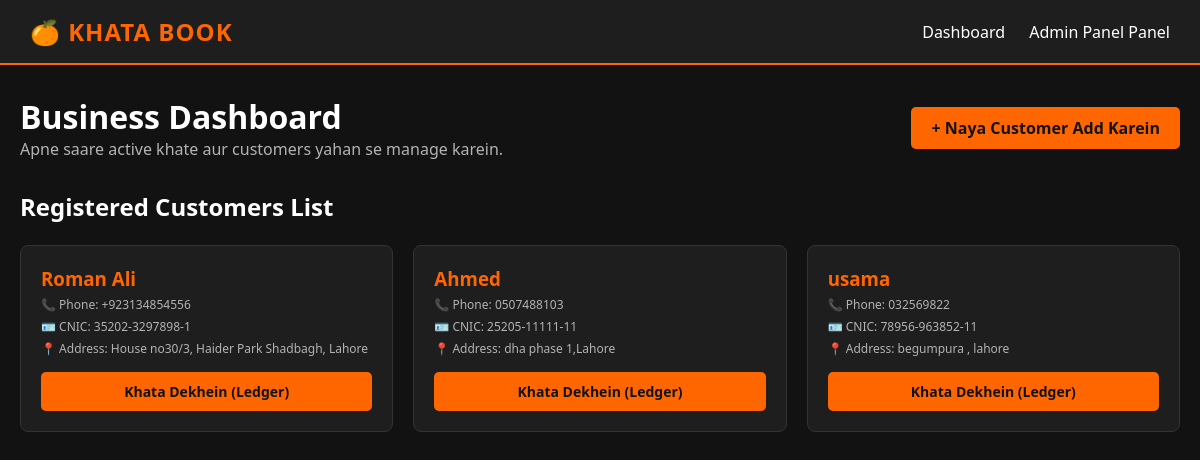
The page / on the database its author committed.
### cashbook/models.py (models this page shows, shortened)
class Customer(models.Model):
    name= models.CharField(max_length=255)
    cnic= models.CharField(max_length=15,unique=True)
    phone_no= models.CharField(max_length=15,unique=True)
    address= models.TextField()

### cashbook/views.py (the view)
# urls.py: path('', views.dashboard_view, name='dashboard'),\
def dashboard_view(request):
    customers = Customer.objects.all()
    context = {
        'customers': customers
    }
    return render(request, 'cashbook/dashboard.html', context)

### cashbook/templates/cashbook/dashboard.html (shortened to what this page needs)
{% extends 'cashbook/base.html' %}
{% block content %}
<div class="dashboard-header">
    <div>
        <h1>Business Dashboard</h1>
        <p style="color: var(--text-muted);">Apne saare active khate aur customers yahan se manage karein.</p>
    </div>
    <a href="/admin/cashbook/customer/add/" target="_blank" class="btn-orange">+ Naya Customer Add Karein</a>
</div>
<h2>Registered Customers List</h2>
<br>
<div class="customer-grid">
    {% for customer in customers %}
    <div class="card customer-card">
        <h3 style="color: var(--primary-orange);">{{ customer.name }}</h3>
        <p class="badge-info">📞 Phone: {{ customer.phone_no }}</p>
        <p class="badge-info">🪪 CNIC: {{ customer.cnic }}</p>
        <p class="badge-info" style="margin-bottom: 15px;">📍 Address: {{ customer.address }}</p>
        <a href="{% url 'customer_detail' customer.id %}" class="btn-orange" style="width: 100%; text-align: center; font-size: 14px;">
            Khata Dekhein (Ledger)
        </a>
    </div>
    {% empty %}
    <div class="card" style="grid-column: 1 / -1; text-align: center;">
        <p style="color: var(--text-muted);">Abhi tak koi customer register nahi hua. Admin panel se add karein!</p>
    </div>
    {% endfor %}
</div>
{% endblock %}

### cashbook/templates/cashbook/base.html (style rules this page uses)
:root { --bg-dark: #121212; --bg-card: #1e1e1e; --primary-orange: #ff6600; --text-light: #ffffff; --text-muted: #b3b3b3; --border-color: #333333; }
* { margin: 0; padding: 0; box-sizing: border-box; font-family: 'Segoe UI', Tahoma, Geneva, Verdana, sans-serif; }
body { background-color: var(--bg-dark); color: var(--text-light); min-height: 100vh; }
.card { background-color: var(--bg-card); border: 1px solid var(--border-color); border-radius: 8px; padding: 20px; margin-bottom: 20px; }
.btn-orange { background-color: var(--primary-orange); color: var(--bg-dark); border: none; padding: 10px 20px; border-radius: 5px; font-weight: bold; cursor: pointer; text-decoration: none; display: inline-block; transition: background 0.3s, transform 0.2s; }

### cashbook/templates/cashbook/dashboard.html (style rules this page uses)
.dashboard-header { display: flex; justify-content: space-between; align-items: center; margin-bottom: 30px; }
.customer-grid { display: grid; grid-template-columns: repeat(auto-fill, minmax(300px, 1fr)); gap: 20px; }
.customer-card { transition: border 0.3s; }
.badge-info { font-size: 12px; color: var(--text-muted); margin-top: 5px; }

### rows shown on the page
Customer: name "Roman Ali", phone_no "+923134854556", cnic "35202-3297898-1", address "House no30/3, Haider Park Shadbagh, Lahore"
Customer: name "Ahmed", phone_no "0507488103", cnic "25205-11111-11", address "dha phase 1,Lahore"
Customer: name "usama", phone_no "032569822", cnic "78956-963852-11", address "begumpura , lahore"
